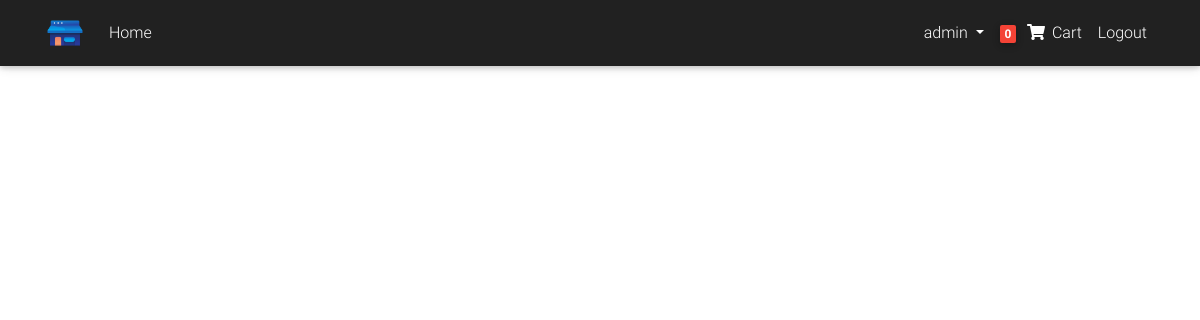
Before: /history/ (signed in) with the older database file.
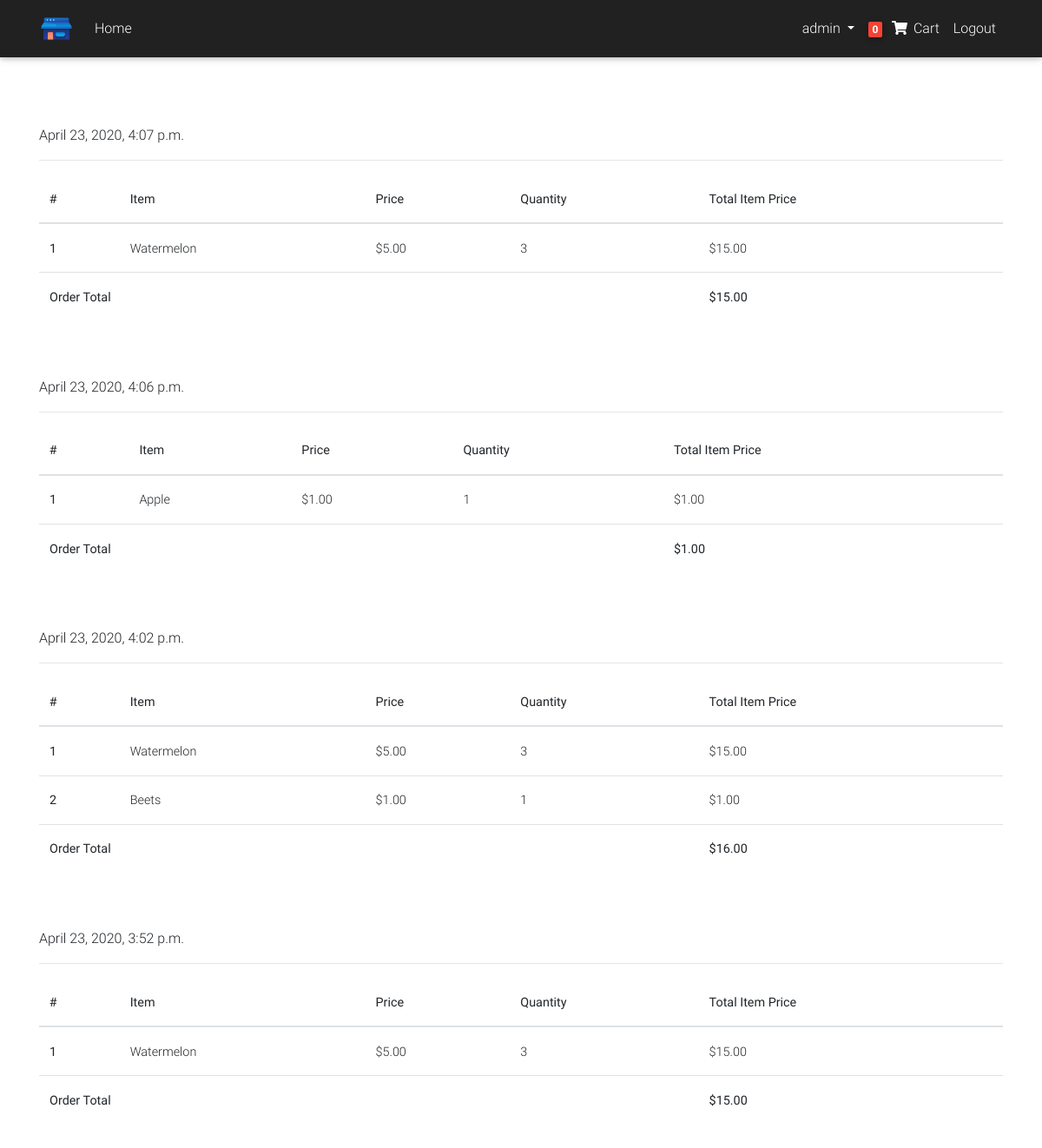
After: the same page with the newer database file.
### core/models.py (models this page shows, shortened)
class Order(models.Model):
    user = models.ForeignKey(settings.AUTH_USER_MODEL, on_delete=models.CASCADE)
    items = models.ManyToManyField(OrderItem)
    date_created = models.DateTimeField(auto_now_add=True)
    date_ordered = models.DateTimeField()
    is_ordered = models.BooleanField(default=False)
    billing_address = models.ForeignKey(
        "BillingAddress", on_delete=models.SET_NULL, blank=True, null=True
    )
    def get_total(self):
        total = 0
        for order_item in self.items.all():
            total += order_item.get_final_price()
        return total

class OrderItem(models.Model):
    user = models.ForeignKey(settings.AUTH_USER_MODEL, on_delete=models.CASCADE)
    item = models.ForeignKey(Item, on_delete=models.CASCADE)
    quantity = models.IntegerField(default=1)
    is_ordered = models.BooleanField(default=False)
    def get_total_item_price(self):
        return self.quantity * self.item.price
    def get_final_price(self):
        return self.get_total_item_price()

class Item(models.Model):
    name = models.CharField(max_length=100)
    price = models.FloatField()
    slug = models.SlugField()
    picture = models.TextField(
        default="https://images.unsplash.com/photo-1518020382113-a7e8fc38eac9?ixlib=rb-1.2.1&w=1000&q=80"
    )
    description = models.TextField()

### core/views.py (the view)
# urls.py: path("history/", MyOrdersViews.as_view(), name="history"),
class MyOrdersViews(DetailView):
    def get(self, *args, **kwargs):
        try:
            order = Order.objects.filter(user=self.request.user, is_ordered=True).order_by('-date_ordered')
            context = {"object": order}
            return render(self.request, "history.html", context)
        except ObjectDoesNotExist:
            messages.error(self.request, "You do not have any previous orders")
            return redirect("/")

### core/templatetags/auth.py (called while the page is built)
@register.filter
def get_cart_item_count(user):
    if user.is_authenticated:
        qs = Order.objects.filter(user=user, is_ordered=False)
        if qs.exists():
            return qs[0].items.count()
    return 0

@register.filter
def get_name(user):
    if user.is_authenticated:
        return user.username

### templates/history.html
{% extends 'base.html' %}
{% block content %}
  <body class="mt-5 pt-4">
    <div class="container">
        <div class="table-responsive text-nowrap">
            {% for orders in object %}
            <p>{{orders.date_ordered}}</p>
            <hr>
            <table class="table">
                <thead>
                  <tr>
                  <th scope="col">#</th>
                  <th scope="col">Item</th>
                    <th scope="col">Price</th>
                    <th scope="col">Quantity</th>
                    <th scope="col">Total Item Price</th>
                  </tr>
                </thead>
                <tbody>
                    {% for order_item in orders.items.all %}
                  <tr>
                    <th scope="row">{{ forloop.counter }}</th>
                    <td>{{ order_item.item.name }}</td>
                    <td>${{ order_item.item.price|floatformat:2 }}</td>
                    <td>{{ order_item.quantity }}</td>
                    <td>
                      ${{ order_item.get_total_item_price|floatformat:2}}
                    </td>
                  </tr>
                  {% empty %}
                  <tr>
                      <td colspan="5">Your cart is empty</td>
                  </tr>
                    {% endfor %}
                    {% if orders.get_total %}
                  <tr>
                      <td colspan="4"><b>Order Total</b></td>
                      <td colspan="5"><b>${{ orders.get_total|floatformat:2 }}</b></th>
                  </tr>
                  {% endif %}
                </tbody>
              </table><br><br>
            {% endfor %}
          </div>
    </div>
</body>
{% endblock content %}

### templates/base.html (shortened to what this page needs)
{% load static %}
{% load auth %}
<!DOCTYPE html>
<html lang="en">
<head>
  <link rel="stylesheet" href="https://use.fontawesome.com/releases/v5.11.2/css/all.css">
  <link href="{% static 'css/bootstrap.min.css' %}" rel="stylesheet">
  <link href="{% static 'css/mdb.min.css' %}" rel="stylesheet">
  <link href="{% static 'css/style.min.css' %}" rel="stylesheet">
</head>
<body>
  <div class = "mt-5 pt-4">
  </div>
  <nav class="navbar fixed-top navbar-expand-lg navbar-dark elegant-color-dark">
    <div class="container">
      <a class="navbar-brand waves-effect" href="#">
        <img src="{% static 'store_shop_building_ecommerce_icon_124608.ico' %}" width="40" height="40" alt="">
      </a>
      <div class="collapse navbar-collapse" id="navbarSupportedContent">
        <ul class="navbar-nav mr-auto">
          <li class="nav-item">
            <a class="nav-link waves-effect" href="/">Home
            </a>
          </li>
        </ul>
        <ul class="navbar-nav nav-flex-icons">
          {% if request.user.is_authenticated %}
          <li class="nav-item dropdown">
            <a class="nav-link dropdown-toggle" id="navbarDropdownMenuLink" data-toggle="dropdown"
              aria-haspopup="true" aria-expanded="false">{{ request.user|get_name}} </a>
          </li>
          <li class="nav-item">
            <a class="nav-link waves-effect" href="/cart">
              <span class="badge red z-depth-1 mr-1"> {{ request.user|get_cart_item_count }} </span>
              <i class="fas fa-shopping-cart"></i>
              <span class="clearfix d-none d-sm-inline-block"> Cart </span>
            </a>
          </li>
          <li class="nav-item">
            <a class="nav-link waves-effect" href="{% url 'account_logout' %}">
              <span class="clearfix d-none d-sm-inline-block"> Logout </span>
            </a>
          </li>
        </ul>
          {% endif %}
      </div>
    </div>
  </nav>
  {% block content %}
  {% endblock content%}
</body>
</html>

### templates/base.html (style rules this page uses)
html, body, header, .carousel { height: 60vh; }
body { display: flex; min-height: 100vh; flex-direction: column; }

Changed rows visible on the page:
added Order: date_ordered "April 23, 2020, 4:07 p.m.", get_total "15.00"
added OrderItem: item.name "Watermelon", item.price "5.00", quantity "3", get_total_item_price "15.00"
added Order: date_ordered "April 23, 2020, 4:06 p.m.", get_total "1.00"
added OrderItem: item.name "Apple", item.price "1.00", quantity "1", get_total_item_price "1.00", shown under "April 23, 2020, 4:06 p.m."
added Order: date_ordered "April 23, 2020, 4:02 p.m.", get_total "16.00"
added OrderItem: item.name "Beets", item.price "1.00", quantity "1", get_total_item_price "1.00", shown under "April 23, 2020, 4:02 p.m."
added Order: date_ordered "April 23, 2020, 3:52 p.m.", get_total "15.00"
